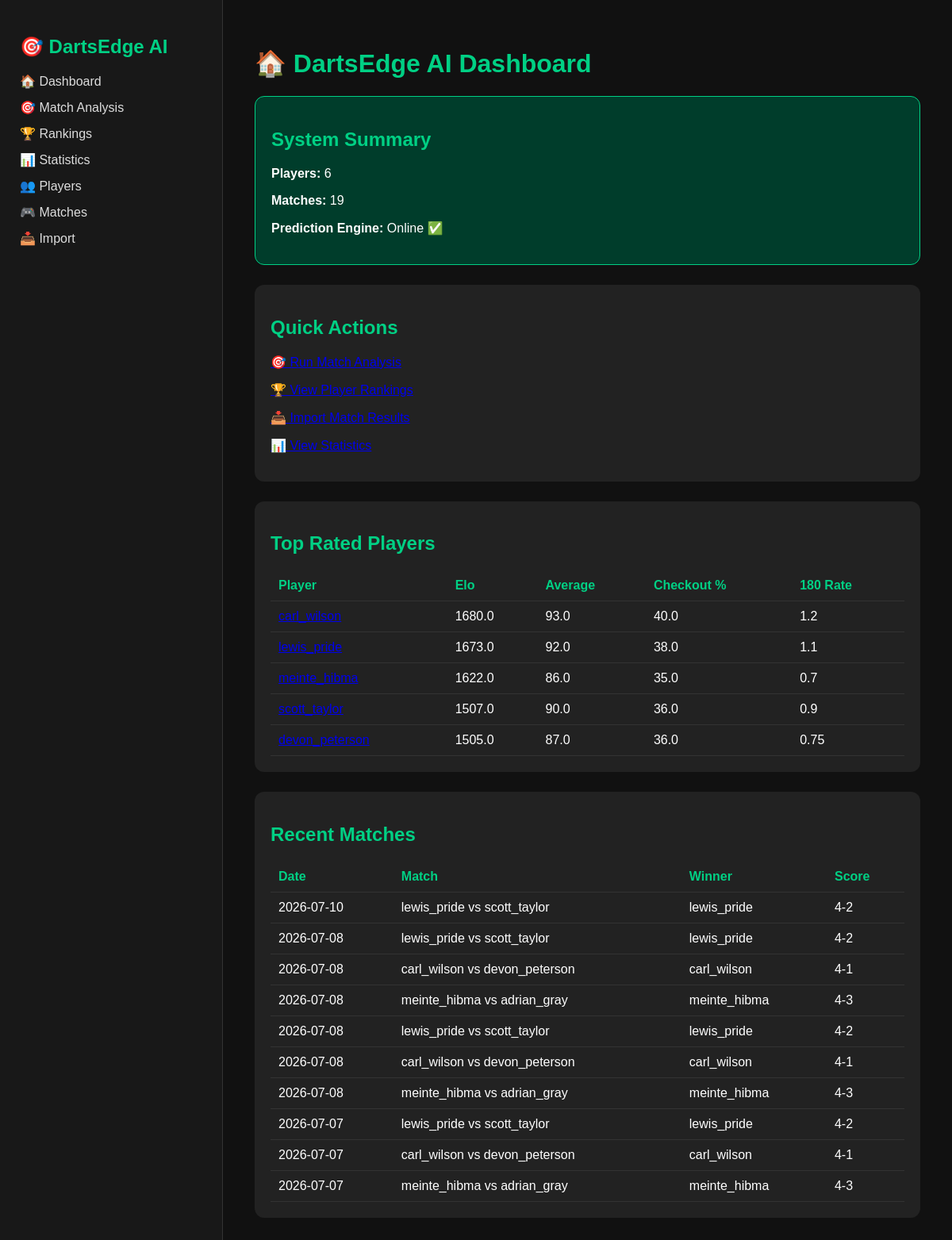
/dashboard, run on the app's committed database.
### app/models/player.py (models this page shows)
class Player(Base):
    __tablename__ = "players"
    id = Column(Integer, primary_key=True, index=True)
    name = Column(String, unique=True, index=True)
    elo = Column(Float)
    average = Column(Float)
    checkout = Column(Float)
    one80_rate = Column(Float)

### app/models/match.py (models this page shows)
class Match(Base):
    __tablename__ = "matches"
    id = Column(Integer, primary_key=True, index=True)
    date = Column(Date)
    tournament = Column(String, default="MODUS")
    stage = Column(String, default="Group")
    match_format = Column(String, default="Best of 7")
    player_a = Column(String)
    player_b = Column(String)
    winner = Column(String)
    score = Column(String)
    first_180_player = Column(String, nullable=True)
    first_leg_winner = Column(String, nullable=True)

### app/main.py (the view)
@app.get("/dashboard")
def dashboard(request: Request):
    db = SessionLocal()
    players = db.query(Player).order_by(Player.elo.desc()).all()
    matches = db.query(Match).order_by(Match.date.desc()).limit(10).all()
    player_count = db.query(Player).count()
    match_count = db.query(Match).count()
    db.close()
    return templates.TemplateResponse(
        "dashboard.html",
        {
            "request": request,
            "players": players,
            "matches": matches,
            "player_count": player_count,
            "match_count": match_count
        }
    )

### app/templates/dashboard.html
{% extends "base.html" %}
{% block content %}
<h1>🏠 DartsEdge AI Dashboard</h1>
<div class="card summary">
    <h2>System Summary</h2>
    <p><strong>Players:</strong> {{ player_count }}</p>
    <p><strong>Matches:</strong> {{ match_count }}</p>
    <p><strong>Prediction Engine:</strong> Online ✅</p>
</div>
<div class="card">
    <h2>Quick Actions</h2>
    <p><a href="/predict">🎯 Run Match Analysis</a></p>
    <p><a href="/rankings">🏆 View Player Rankings</a></p>
    <p><a href="/import">📥 Import Match Results</a></p>
    <p><a href="/statistics">📊 View Statistics</a></p>
</div>
<div class="card">
    <h2>Top Rated Players</h2>
    <table>
        <tr>
            <th>Player</th>
            <th>Elo</th>
            <th>Average</th>
            <th>Checkout %</th>
            <th>180 Rate</th>
        </tr>
        {% for p in players[:5] %}
        <tr>
            <td><a href="/player-profile/{{ p.name }}">{{ p.name }}</a></td>
            <td>{{ p.elo }}</td>
            <td>{{ p.average }}</td>
            <td>{{ p.checkout }}</td>
            <td>{{ p.one80_rate }}</td>
        </tr>
        {% endfor %}
    </table>
</div>
<div class="card">
    <h2>Recent Matches</h2>
    <table>
        <tr>
            <th>Date</th>
            <th>Match</th>
            <th>Winner</th>
            <th>Score</th>
        </tr>
        {% for m in matches %}
        <tr>
            <td>{{ m.date }}</td>
            <td>{{ m.player_a }} vs {{ m.player_b }}</td>
            <td>{{ m.winner }}</td>
            <td>{{ m.score }}</td>
        </tr>
        {% endfor %}
    </table>
</div>
{% endblock %}

### app/templates/base.html (shortened to what this page needs)
<!DOCTYPE html>
<html>
<head>
    <link rel="stylesheet" href="/static/css/styles.css">
</head>
<body>
<div class="layout">
    <div class="sidebar">
        <h2>🎯 DartsEdge AI</h2>
        <a href="/dashboard">🏠 Dashboard</a>
        <a href="/predict">🎯 Match Analysis</a>
        <a href="/rankings">🏆 Rankings</a>
        <a href="/statistics">📊 Statistics</a>
        <a href="/players">👥 Players</a>
        <a href="/matches">🎮 Matches</a>
        <a href="/import">📥 Import</a>
    </div>
    <div class="content">
        {% block content %}
        {% endblock %}
    </div>
</div>
</body>
</html>

### app/static/css/styles.css (style rules this page uses)
body { font-family: Arial, sans-serif; background: #111; color: white; margin: 0; }
.layout { display: flex; min-height: 100vh; }
.sidebar { width: 230px; background: #181818; padding: 25px; border-right: 1px solid #333; }
.sidebar h2 { color: #00d084; }
.sidebar a { display: block; color: #ddd; text-decoration: none; margin: 14px 0; }
.content { flex: 1; padding: 40px; }
.card { background: #222; padding: 20px; margin-bottom: 25px; border-radius: 12px; }
.summary { background: #003d2b; border: 1px solid #00d084; }
h1, h2, h3 { color: #00d084; }
table { width: 100%; border-collapse: collapse; }
th, td { padding: 10px; border-bottom: 1px solid #333; text-align: left; }
th { color: #00d084; }

### data on the page
Player: elo "1680.0", average "93.0", checkout "40.0", one80_rate "1.2"
Player: elo "1673.0", average "92.0", checkout "38.0", one80_rate "1.1"
Player: elo "1622.0", average "86.0", checkout "35.0", one80_rate "0.7"
Player: elo "1507.0", average "90.0", checkout "36.0", one80_rate "0.9"
Player: elo "1505.0", average "87.0", checkout "36.0", one80_rate "0.75"
Match: date "2026-07-10", player_a "lewis_pride", player_b "scott_taylor", winner "lewis_pride", score "4-2"
Match: date "2026-07-08", player_a "lewis_pride", player_b "scott_taylor", winner "lewis_pride", score "4-2"
Match: date "2026-07-08", player_a "carl_wilson", player_b "devon_peterson", winner "carl_wilson", score "4-1"
Match: date "2026-07-08", player_a "meinte_hibma", player_b "adrian_gray", winner "meinte_hibma", score "4-3"
Match: date "2026-07-08", player_a "lewis_pride", player_b "scott_taylor", winner "lewis_pride", score "4-2"
Match: date "2026-07-08", player_a "carl_wilson", player_b "devon_peterson", winner "carl_wilson", score "4-1"
Match: date "2026-07-08", player_a "meinte_hibma", player_b "adrian_gray", winner "meinte_hibma", score "4-3"
Match: date "2026-07-07", player_a "lewis_pride", player_b "scott_taylor", winner "lewis_pride", score "4-2"
Match: date "2026-07-07", player_a "carl_wilson", player_b "devon_peterson", winner "carl_wilson", score "4-1"
Match: date "2026-07-07", player_a "meinte_hibma", player_b "adrian_gray", winner "meinte_hibma", score "4-3"

### other printed values
{{ player_count }} "6"
{{ match_count }} "19"
